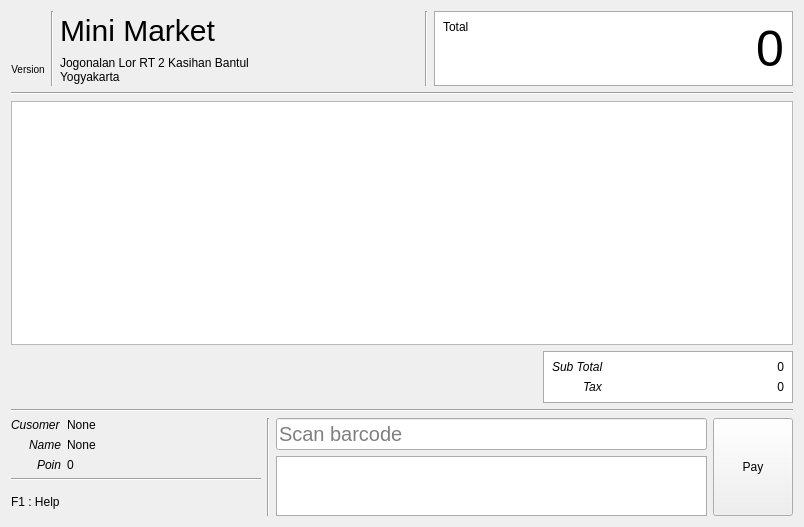
<?xml version="1.0" encoding="UTF-8"?>
<ui version="4.0">
 <class>CashierWidget</class>
 <widget class="QWidget" name="CashierWidget">
  <property name="geometry">
   <rect>
    <x>0</x>
    <y>0</y>
    <width>804</width>
    <height>527</height>
   </rect>
  </property>
  <property name="windowTitle">
   <string>Form</string>
  </property>
  <layout class="QVBoxLayout" name="verticalLayout_4">
   <item>
    <layout class="QHBoxLayout" name="horizontalLayout">
     <property name="sizeConstraint">
      <enum>QLayout::SetFixedSize</enum>
     </property>
     <property name="topMargin">
      <number>0</number>
     </property>
     <property name="rightMargin">
      <number>0</number>
     </property>
     <item>
      <layout class="QVBoxLayout" name="verticalLayout_5">
       <property name="topMargin">
        <number>0</number>
       </property>
       <item>
        <widget class="QLabel" name="label">
         <property name="sizePolicy">
          <sizepolicy hsizetype="Minimum" vsizetype="Preferred">
           <horstretch>0</horstretch>
           <verstretch>0</verstretch>
          </sizepolicy>
         </property>
         <property name="text">
          <string/>
         </property>
         <property name="pixmap">
          <pixmap>:/images/icon_64.png</pixmap>
         </property>
         <property name="alignment">
          <set>Qt::AlignCenter</set>
         </property>
        </widget>
       </item>
       <item>
        <widget class="QLabel" name="labelVersion">
         <property name="sizePolicy">
          <sizepolicy hsizetype="Minimum" vsizetype="Preferred">
           <horstretch>0</horstretch>
           <verstretch>0</verstretch>
          </sizepolicy>
         </property>
         <property name="styleSheet">
          <string notr="true">font-size: 10px;</string>
         </property>
         <property name="text">
          <string>Version</string>
         </property>
         <property name="alignment">
          <set>Qt::AlignCenter</set>
         </property>
        </widget>
       </item>
      </layout>
     </item>
     <item>
      <widget class="Line" name="line">
       <property name="orientation">
        <enum>Qt::Vertical</enum>
       </property>
      </widget>
     </item>
     <item>
      <layout class="QVBoxLayout" name="verticalLayout" stretch="0,0">
       <property name="sizeConstraint">
        <enum>QLayout::SetMinimumSize</enum>
       </property>
       <property name="rightMargin">
        <number>0</number>
       </property>
       <item>
        <widget class="QLabel" name="labelTitle">
         <property name="sizePolicy">
          <sizepolicy hsizetype="Expanding" vsizetype="Fixed">
           <horstretch>0</horstretch>
           <verstretch>0</verstretch>
          </sizepolicy>
         </property>
         <property name="mouseTracking">
          <bool>false</bool>
         </property>
         <property name="styleSheet">
          <string notr="true">font-size: 30px;</string>
         </property>
         <property name="text">
          <string>Mini Market</string>
         </property>
        </widget>
       </item>
       <item>
        <widget class="QLabel" name="labelSubtitle">
         <property name="sizePolicy">
          <sizepolicy hsizetype="Fixed" vsizetype="Fixed">
           <horstretch>0</horstretch>
           <verstretch>0</verstretch>
          </sizepolicy>
         </property>
         <property name="text">
          <string>&lt;html&gt;&lt;head/&gt;&lt;body&gt;&lt;p&gt;Jogonalan Lor RT 2 Kasihan Bantul&lt;br/&gt;Yogyakarta&lt;/p&gt;&lt;/body&gt;&lt;/html&gt;</string>
         </property>
         <property name="textFormat">
          <enum>Qt::RichText</enum>
         </property>
        </widget>
       </item>
      </layout>
     </item>
     <item>
      <widget class="Line" name="line_4">
       <property name="orientation">
        <enum>Qt::Vertical</enum>
       </property>
      </widget>
     </item>
     <item>
      <layout class="QVBoxLayout" name="verticalLayout_6">
       <property name="topMargin">
        <number>0</number>
       </property>
       <item>
        <widget class="QWidget" name="widget" native="true">
         <property name="maximumSize">
          <size>
           <width>500</width>
           <height>16777215</height>
          </size>
         </property>
         <property name="styleSheet">
          <string notr="true">background-color: white;
border: 1px solid #ababab;</string>
         </property>
         <layout class="QHBoxLayout" name="horizontalLayout_2">
          <item>
           <widget class="QLabel" name="label_12">
            <property name="styleSheet">
             <string notr="true">border: none;</string>
            </property>
            <property name="text">
             <string>Total</string>
            </property>
            <property name="alignment">
             <set>Qt::AlignLeading|Qt::AlignLeft|Qt::AlignTop</set>
            </property>
           </widget>
          </item>
          <item>
           <widget class="QLabel" name="labelTotal">
            <property name="sizePolicy">
             <sizepolicy hsizetype="Expanding" vsizetype="Preferred">
              <horstretch>0</horstretch>
              <verstretch>0</verstretch>
             </sizepolicy>
            </property>
            <property name="styleSheet">
             <string notr="true">font-size: 50px; border: none;</string>
            </property>
            <property name="text">
             <string>0</string>
            </property>
            <property name="alignment">
             <set>Qt::AlignRight|Qt::AlignTrailing|Qt::AlignVCenter</set>
            </property>
           </widget>
          </item>
         </layout>
        </widget>
       </item>
      </layout>
     </item>
    </layout>
   </item>
   <item>
    <widget class="Line" name="line_5">
     <property name="orientation">
      <enum>Qt::Horizontal</enum>
     </property>
    </widget>
   </item>
   <item>
    <widget class="QTableView" name="tableView">
     <property name="styleSheet">
      <string notr="true">QTableView::item {
  padding: 5px;
}</string>
     </property>
     <property name="tabKeyNavigation">
      <bool>false</bool>
     </property>
     <property name="showDropIndicator" stdset="0">
      <bool>false</bool>
     </property>
     <property name="dragDropOverwriteMode">
      <bool>false</bool>
     </property>
     <property name="horizontalScrollMode">
      <enum>QAbstractItemView::ScrollPerPixel</enum>
     </property>
     <property name="gridStyle">
      <enum>Qt::DashLine</enum>
     </property>
     <attribute name="verticalHeaderVisible">
      <bool>false</bool>
     </attribute>
    </widget>
   </item>
   <item>
    <widget class="QWidget" name="widgetTax" native="true">
     <layout class="QVBoxLayout" name="verticalLayout_8">
      <property name="leftMargin">
       <number>0</number>
      </property>
      <property name="topMargin">
       <number>0</number>
      </property>
      <property name="rightMargin">
       <number>0</number>
      </property>
      <property name="bottomMargin">
       <number>0</number>
      </property>
      <item>
       <layout class="QHBoxLayout" name="horizontalLayoutTax">
        <property name="leftMargin">
         <number>10</number>
        </property>
        <property name="topMargin">
         <number>0</number>
        </property>
        <item>
         <spacer name="horizontalSpacer">
          <property name="orientation">
           <enum>Qt::Horizontal</enum>
          </property>
          <property name="sizeHint" stdset="0">
           <size>
            <width>40</width>
            <height>20</height>
           </size>
          </property>
         </spacer>
        </item>
        <item>
         <widget class="QWidget" name="widget_3" native="true">
          <property name="minimumSize">
           <size>
            <width>250</width>
            <height>0</height>
           </size>
          </property>
          <property name="styleSheet">
           <string notr="true">background-color: white;
border: 1px solid #ababab;</string>
          </property>
          <layout class="QFormLayout" name="formLayout_2">
           <property name="labelAlignment">
            <set>Qt::AlignRight|Qt::AlignTrailing|Qt::AlignVCenter</set>
           </property>
           <item row="0" column="0">
            <widget class="QLabel" name="label_6">
             <property name="styleSheet">
              <string notr="true">font: italic; border: none;</string>
             </property>
             <property name="text">
              <string>Sub Total</string>
             </property>
            </widget>
           </item>
           <item row="0" column="1">
            <widget class="QLabel" name="labelSubTotal">
             <property name="styleSheet">
              <string notr="true">border: none;</string>
             </property>
             <property name="text">
              <string>0</string>
             </property>
             <property name="alignment">
              <set>Qt::AlignRight|Qt::AlignTrailing|Qt::AlignVCenter</set>
             </property>
            </widget>
           </item>
           <item row="1" column="0">
            <widget class="QLabel" name="label_7">
             <property name="styleSheet">
              <string notr="true">font: italic; border: none;</string>
             </property>
             <property name="text">
              <string>Tax</string>
             </property>
            </widget>
           </item>
           <item row="1" column="1">
            <widget class="QLabel" name="labelTax">
             <property name="styleSheet">
              <string notr="true">border: none;</string>
             </property>
             <property name="text">
              <string>0</string>
             </property>
             <property name="alignment">
              <set>Qt::AlignRight|Qt::AlignTrailing|Qt::AlignVCenter</set>
             </property>
            </widget>
           </item>
          </layout>
         </widget>
        </item>
       </layout>
      </item>
     </layout>
    </widget>
   </item>
   <item>
    <widget class="Line" name="line_2">
     <property name="orientation">
      <enum>Qt::Horizontal</enum>
     </property>
    </widget>
   </item>
   <item>
    <layout class="QHBoxLayout" name="horizontalLayout_3">
     <property name="topMargin">
      <number>0</number>
     </property>
     <property name="rightMargin">
      <number>0</number>
     </property>
     <item>
      <layout class="QVBoxLayout" name="verticalLayout_7">
       <property name="rightMargin">
        <number>0</number>
       </property>
       <property name="bottomMargin">
        <number>0</number>
       </property>
       <item>
        <layout class="QFormLayout" name="formLayout">
         <property name="labelAlignment">
          <set>Qt::AlignRight|Qt::AlignTrailing|Qt::AlignVCenter</set>
         </property>
         <item row="0" column="0">
          <widget class="QLabel" name="label_4">
           <property name="styleSheet">
            <string notr="true">font: italic;</string>
           </property>
           <property name="text">
            <string>Cusomer</string>
           </property>
          </widget>
         </item>
         <item row="0" column="1">
          <widget class="QLabel" name="labelCustomerNumber">
           <property name="styleSheet">
            <string notr="true"/>
           </property>
           <property name="text">
            <string>None</string>
           </property>
          </widget>
         </item>
         <item row="1" column="0">
          <widget class="QLabel" name="label_2">
           <property name="styleSheet">
            <string notr="true">font: italic;</string>
           </property>
           <property name="text">
            <string>Name</string>
           </property>
          </widget>
         </item>
         <item row="2" column="0">
          <widget class="QLabel" name="label_5">
           <property name="styleSheet">
            <string notr="true">font: italic;</string>
           </property>
           <property name="text">
            <string>Poin</string>
           </property>
          </widget>
         </item>
         <item row="1" column="1">
          <widget class="QLabel" name="labelCustomerName">
           <property name="text">
            <string>None</string>
           </property>
          </widget>
         </item>
         <item row="2" column="1">
          <widget class="QLabel" name="labelCustomerPoin">
           <property name="text">
            <string>0</string>
           </property>
          </widget>
         </item>
        </layout>
       </item>
       <item>
        <widget class="Line" name="line_6">
         <property name="orientation">
          <enum>Qt::Horizontal</enum>
         </property>
        </widget>
       </item>
       <item>
        <widget class="QLabel" name="label_3">
         <property name="sizePolicy">
          <sizepolicy hsizetype="Minimum" vsizetype="Preferred">
           <horstretch>0</horstretch>
           <verstretch>0</verstretch>
          </sizepolicy>
         </property>
         <property name="minimumSize">
          <size>
           <width>250</width>
           <height>0</height>
          </size>
         </property>
         <property name="styleSheet">
          <string notr="true">font-size: 12px;</string>
         </property>
         <property name="text">
          <string>F1 : Help</string>
         </property>
        </widget>
       </item>
      </layout>
     </item>
     <item>
      <widget class="Line" name="line_3">
       <property name="orientation">
        <enum>Qt::Vertical</enum>
       </property>
      </widget>
     </item>
     <item>
      <layout class="QVBoxLayout" name="verticalLayout_3">
       <property name="sizeConstraint">
        <enum>QLayout::SetMinimumSize</enum>
       </property>
       <item>
        <widget class="QLineEdit" name="lineBarcode">
         <property name="styleSheet">
          <string notr="true">font-size: 20px;</string>
         </property>
         <property name="placeholderText">
          <string>Scan barcode</string>
         </property>
        </widget>
       </item>
       <item>
        <widget class="QWidget" name="widget_2" native="true">
         <property name="minimumSize">
          <size>
           <width>0</width>
           <height>50</height>
          </size>
         </property>
         <property name="styleSheet">
          <string notr="true">background-color: white;
border: 1px solid #ababab;</string>
         </property>
         <layout class="QVBoxLayout" name="verticalLayout_2">
          <item>
           <widget class="QLabel" name="labelName">
            <property name="styleSheet">
             <string notr="true">font-size: 16px; border: none;</string>
            </property>
            <property name="text">
             <string/>
            </property>
           </widget>
          </item>
          <item>
           <widget class="QLabel" name="labelPrice">
            <property name="styleSheet">
             <string notr="true">font-size: 16px; border: none;</string>
            </property>
            <property name="text">
             <string/>
            </property>
            <property name="alignment">
             <set>Qt::AlignLeading|Qt::AlignLeft|Qt::AlignVCenter</set>
            </property>
           </widget>
          </item>
         </layout>
        </widget>
       </item>
      </layout>
     </item>
     <item>
      <widget class="QPushButton" name="pushPay">
       <property name="sizePolicy">
        <sizepolicy hsizetype="Preferred" vsizetype="Preferred">
         <horstretch>0</horstretch>
         <verstretch>0</verstretch>
        </sizepolicy>
       </property>
       <property name="text">
        <string>Pay</string>
       </property>
      </widget>
     </item>
    </layout>
   </item>
  </layout>
 </widget>
 <resources/>
 <connections/>
</ui>
